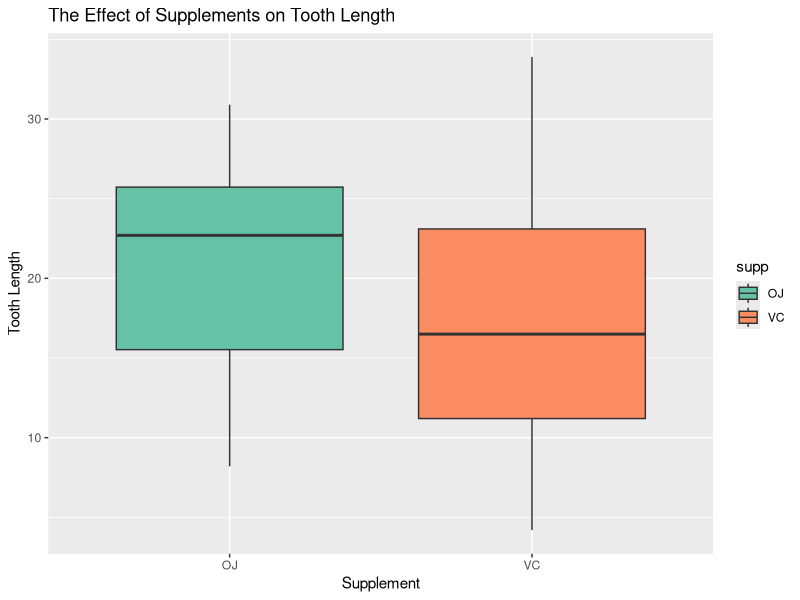
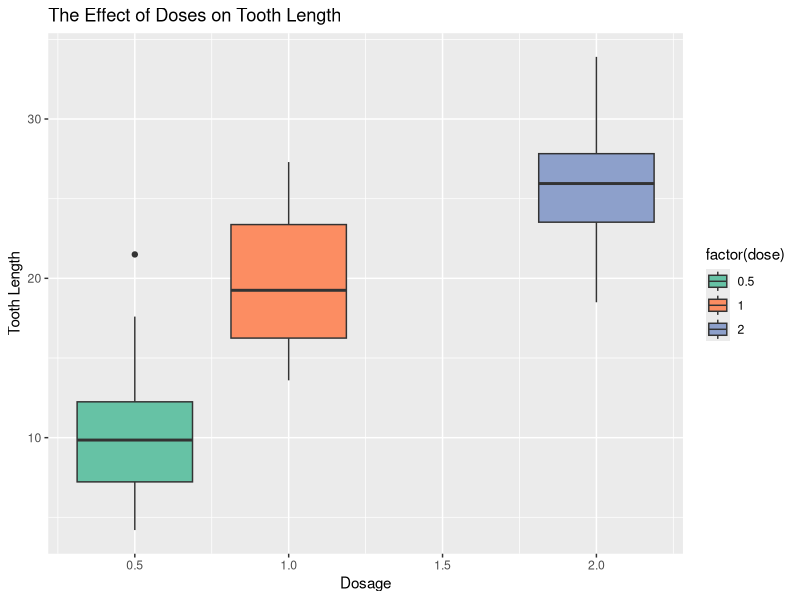

Generate these figures, in order, with R:
## ---- chunk 1
# Load the data sets
library(datasets)

# Load ggplot2
library(ggplot2)

# Copy the data for internal use
data <- ToothGrowth

## ---- chunk 2
# Look at the structure of the data
str(data)

# Look at the top few rows of the data
head(data)

# Look at the summary of the data
summary(data)
## ---- chunk 3
ggplot(data = data, aes(x = supp, y = len, group = supp)) +
    
    geom_boxplot(aes(fill = supp)) +
    labs(
        x = 'Supplement',
        y = 'Tooth Length',
        title = 'The Effect of Supplements on Tooth Length'
    ) +
    scale_fill_brewer(palette = 'Set2')
## ---- chunk 4
ggplot(data = data, aes(x = dose, y = len, group = factor(dose))) +
    geom_boxplot(aes(fill = factor(dose))) +
    labs(
        x = 'Dosage',
        y = 'Tooth Length',
        title = 'The Effect of Doses on Tooth Length'
    ) +
    scale_fill_brewer(palette = 'Set2')
## ---- chunk 5
t.test(len~supp, data=data)
## ---- chunk 6
t.test(len~dose, data=data[data$dose==0.5|data$dose==1.0,])
## ---- chunk 7
t.test(len~dose, data=data[data$dose==2.0|data$dose==1.0,])
